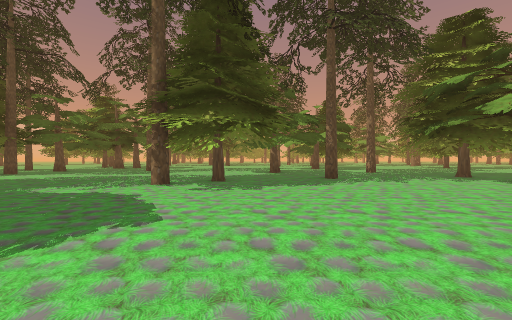
view 1 (above)

24 first-person views from a walk through a scene from a Unity 3-D project. The camera is 1.3 m above the floor, looks level and sees 90° across. The floor is counted in squares, 2 m on a side. Each view is taken from the middle of a square. On the plan, view 1 faces up. The plan holds only what a view shows up to about 9 squares ahead; the rest is blank. The place goes on beyond the plan. The player character is not drawn. Some surface patterns are stand-ins.

view 2
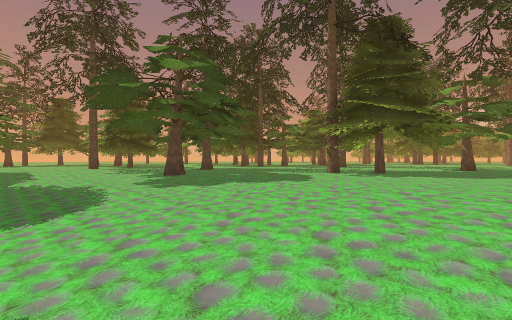

view 3
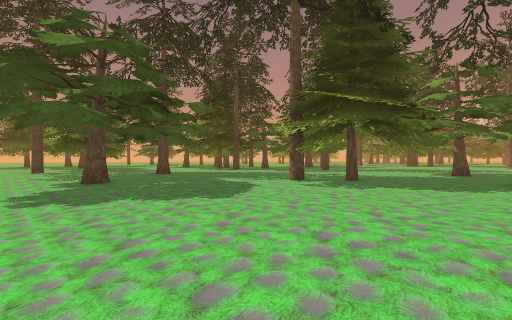

view 4
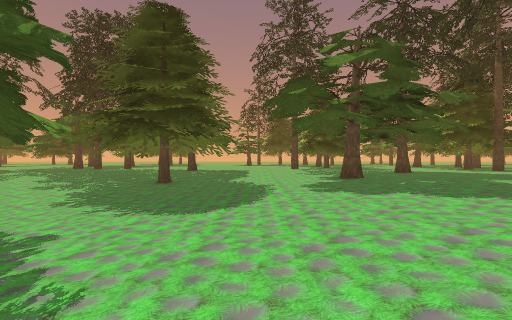

view 5
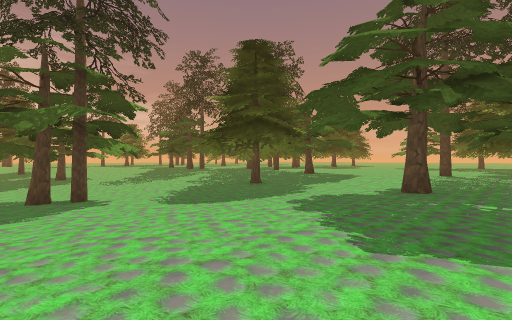

view 6
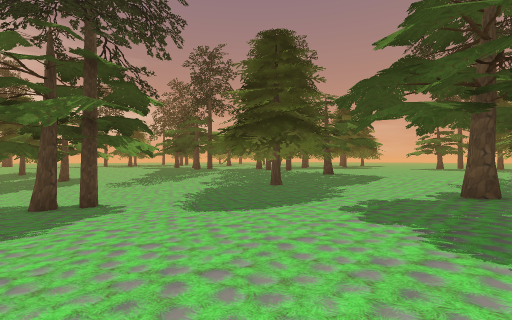

view 7
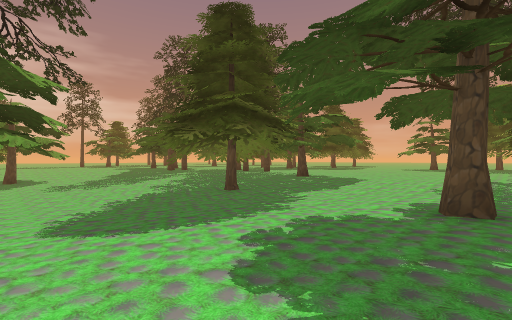

view 8
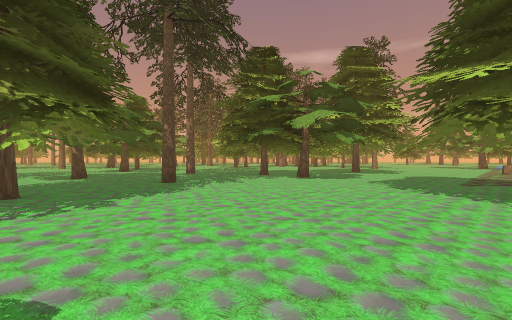

view 9
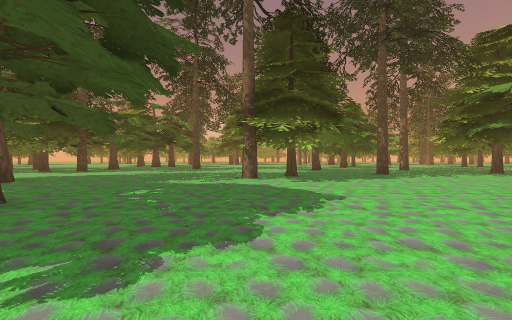

view 10
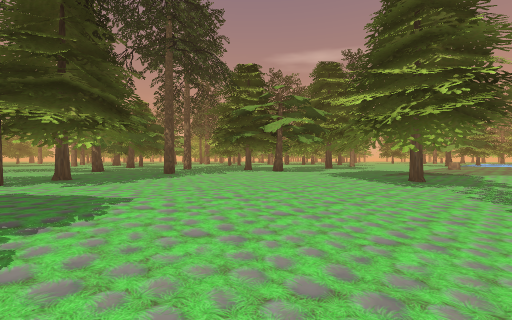

view 11
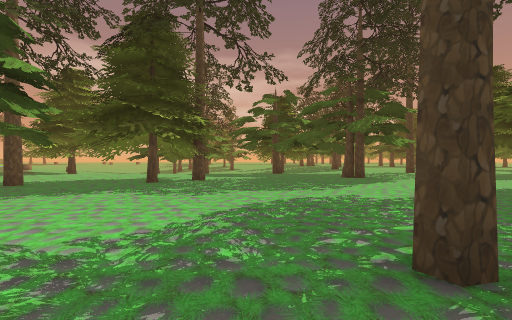

view 12
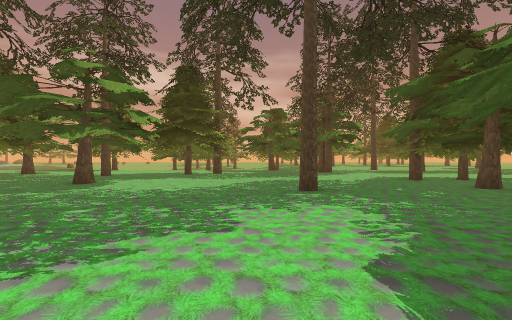

view 13
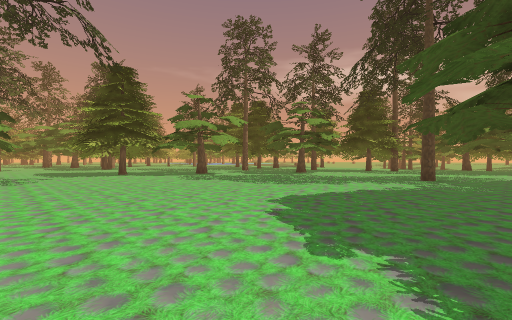

view 14
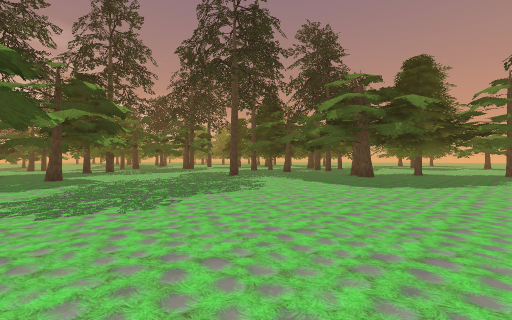

view 15
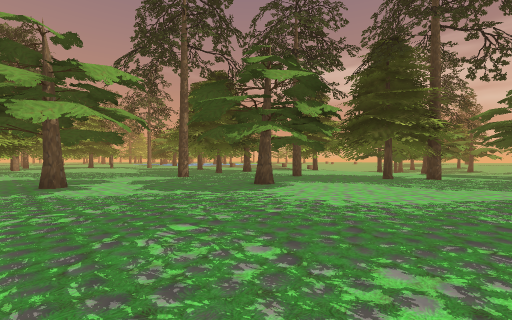

view 16
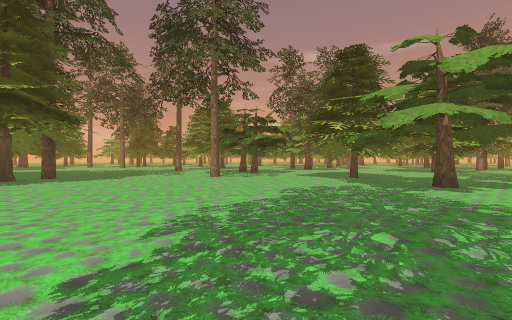

view 17
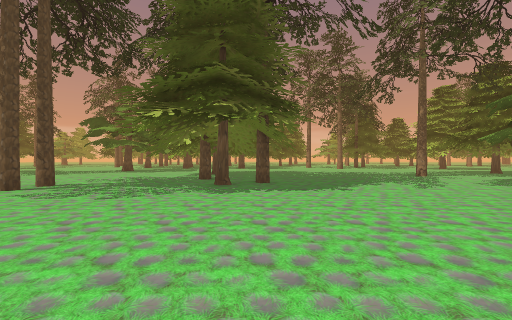

view 18
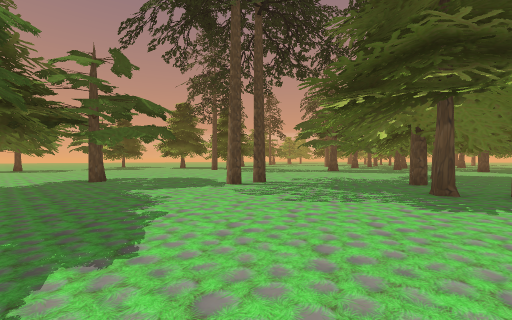

view 19
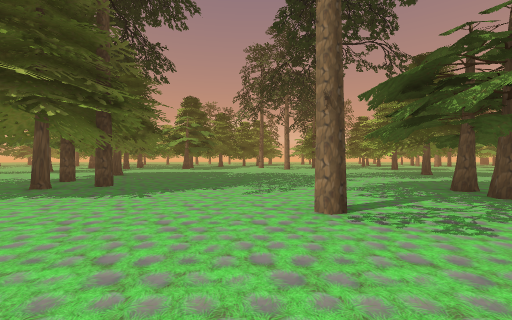

view 20
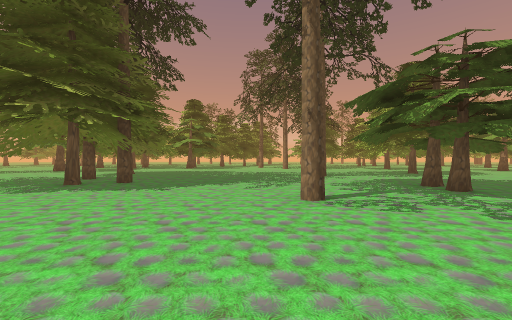

view 21
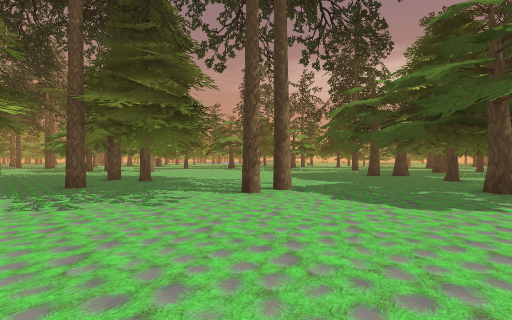

view 22
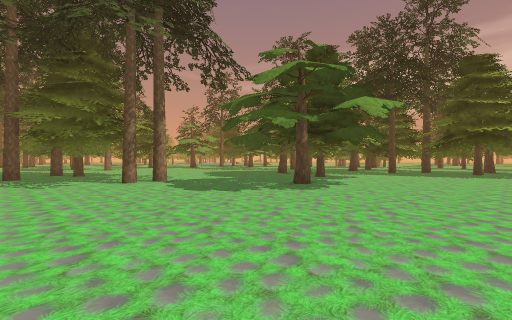

view 23
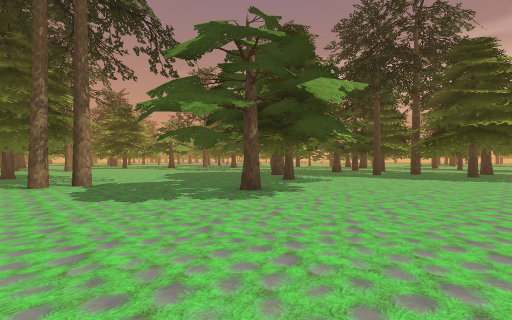

view 24
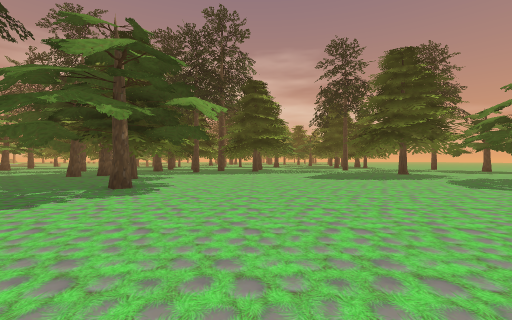

### Floor plan
Key: @ floor where view 1 was taken; # wall or solid block; x gap in a wall; . main floor; - floor 0.25 m lower than the main floor; : floor 0.5 m higher than the main floor; _ floor 0.5 m lower than the main floor; < floor 0.75 m lower than the main floor; ( floor 1 m lower than the main floor; ! floor 1.25 m lower than the main floor; / step, stairs or slope; O other object.
Columns run from 20 left of view 1 to 11 right of it. Each row starts with its distance up from view 1.
 28         ......     .....O
 27     ...........O   ......  ...
 26     .......... ...............
 25    ........... .#O .... ..  x
 24   ..........O. ..   ... .##
 23  ...... .  ...  ........ ##
 22 ...... ......... .....O...
 21 ........#................
 20 ........     ..........
 19 .......      . ........
 18  ......      ..........
 17     ....     . .......
 16     ....     . ...... ..
 15              . .........#.x
 14              ........ ....
 13               .#....  ...
 12            #.x.O... ... .
 11             . ..... .#...O
 10          # O....... ... .
  9          ###.......    ..
  8             .....     #.. .#
  7              ....  #. O.. ..
  6            .......O.. ... ##
  5            .O#.     . .. ...
  4              #.. .. ......
  3          ..  ...........    ...
  2         .... . #. ......... ....
  1         O...----- ----- --- :...
  0          ...- -- -//@//- /-- .
 -1           ../    //////--/--/.
 -2               __ //_/__
 -3               __ __ /
 -4               #_<< <<
 -5               __ < /O#
 -6               _ <<((((
 -7              /////( (/
 -8              //////( !
 -9              //  ////!
-10                   ////

Where each view was taken, in squares from view 1:
view 1: 0 up, 0 right, facing up
view 2: 2 down, 2 right, facing up-left
view 3: 0 up, 2 right, facing up-left
view 4: 1 down, 2 right, facing left
view 5: 3 up, 1 right, facing down-left
view 6: 2 up, 1 right, facing down-left
view 7: 2 up, 1 left, facing down-left
view 8: 1 up, 1 left, facing up-right
view 9: 1 down, 2 left, facing up
view 10: 1 down, 2 left, facing up-right
view 11: 14 up, 4 left, facing down
view 12: 18 up, 4 left, facing down
view 13: 22 up, 7 left, facing down-right
view 14: 21 up, 2 right, facing down-left
view 15: 16 up, 4 left, facing down-right
view 16: 14 up, 4 left, facing up-right
view 17: 18 up, 3 left, facing up
view 18: 19 up, 3 left, facing up-left
view 19: 19 up, 1 right, facing up
view 20: 18 up, 1 right, facing up
view 21: 28 up, 12 left, facing down-right
view 22: 27 up, 16 left, facing down-right
view 23: 25 up, 16 left, facing down-right
view 24: 27 up, 15 left, facing down
